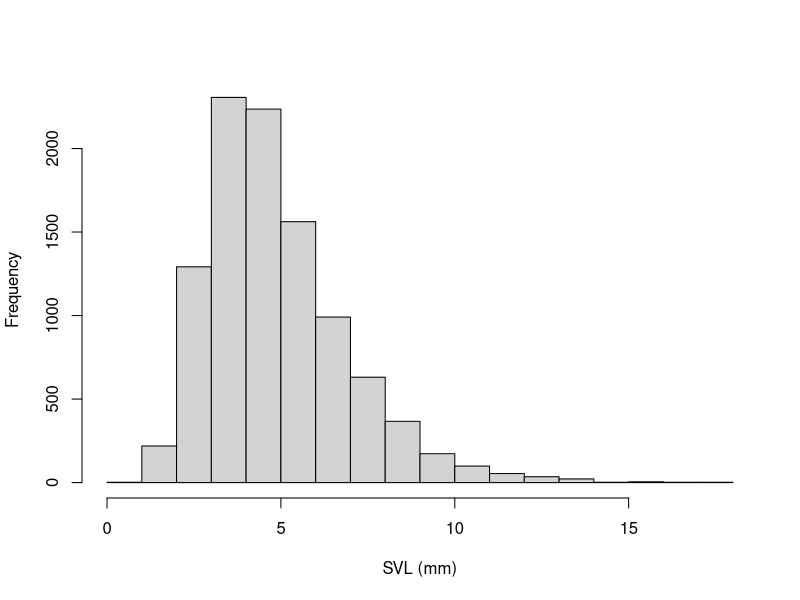
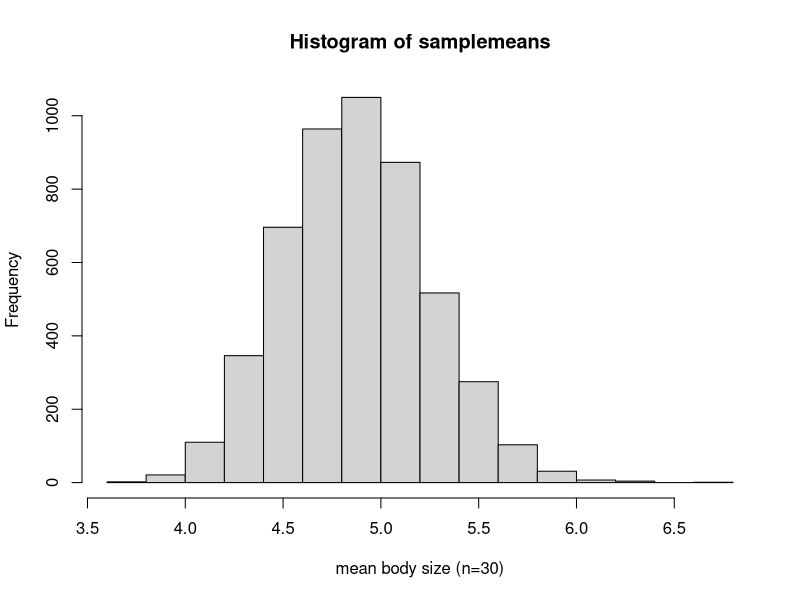
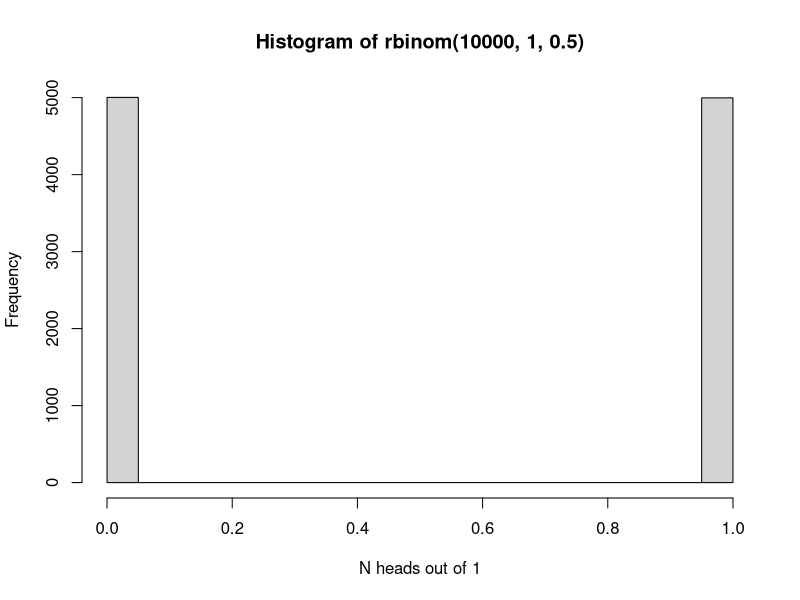
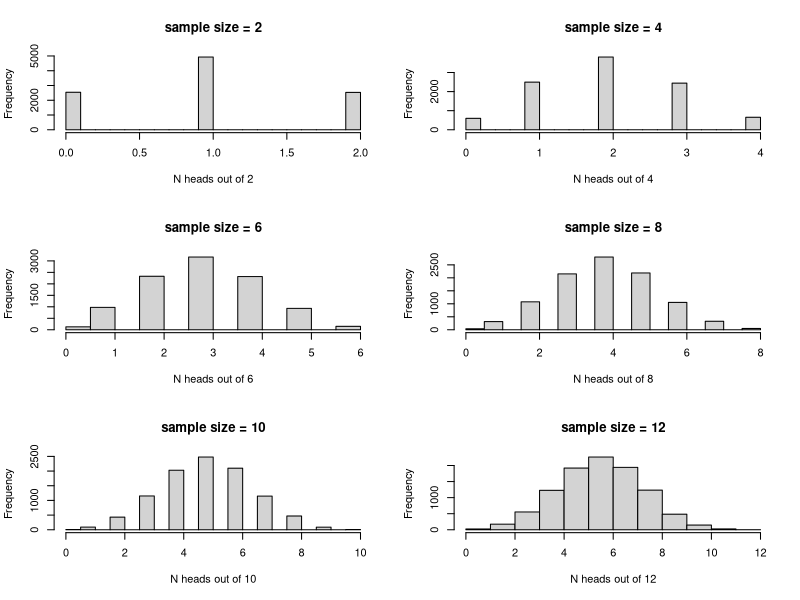
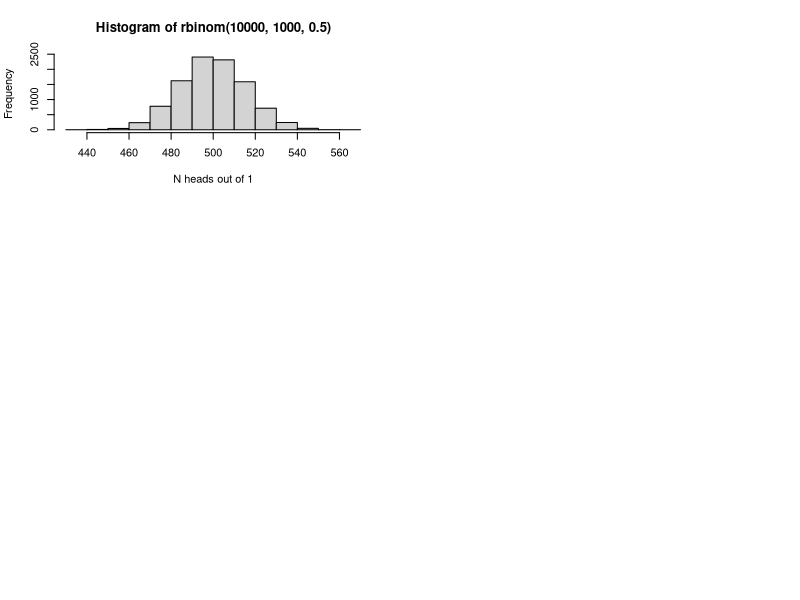
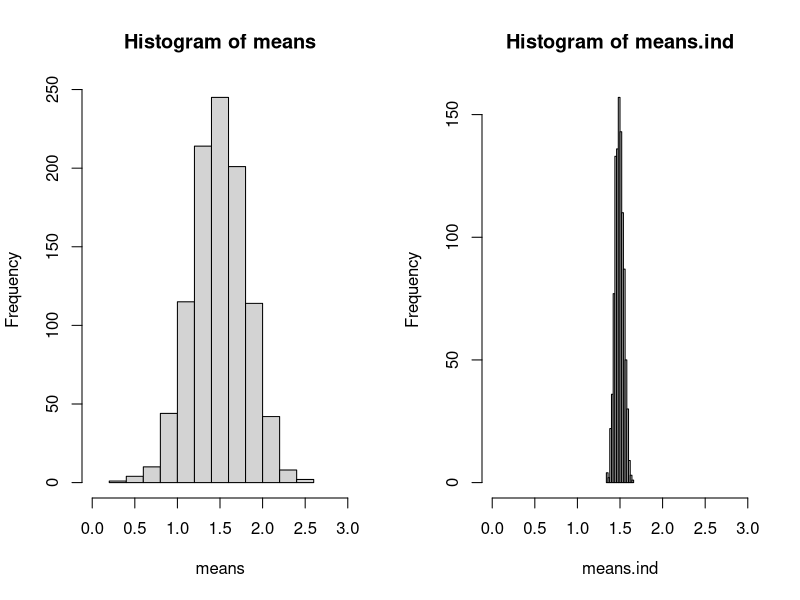
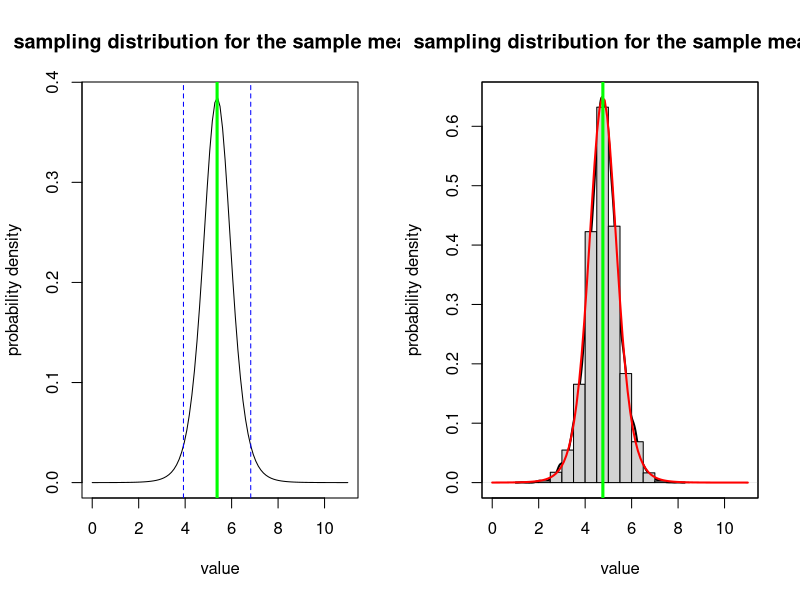
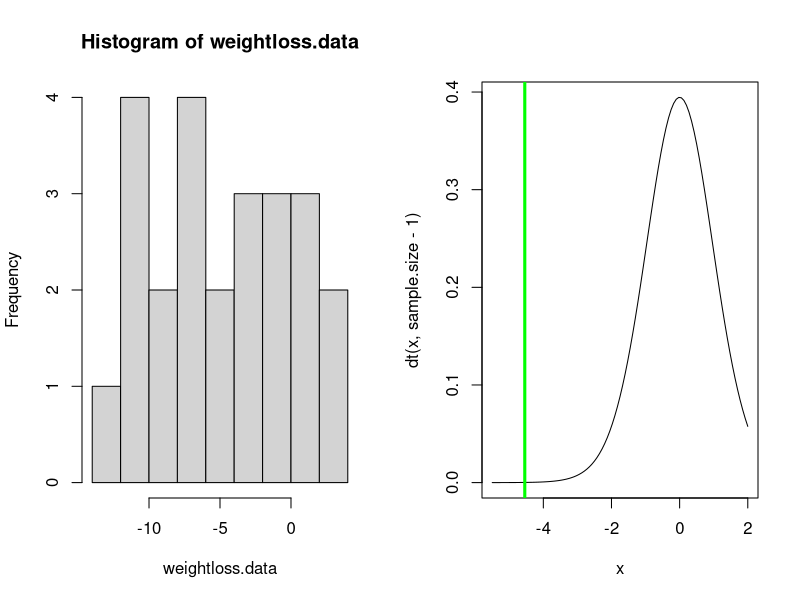

Generate these figures, in order, with R:
## ---- chunk 1

knitr::opts_chunk$set(echo = TRUE, cache = TRUE)

## ---- chunk 2

############################################################
####                                                    ####  
####  NRES 710, Lecture 1                               ####
####                                                    ####
####  Kevin Shoemaker and Ben Sullivan                  #### 
####  University of Nevada, Reno                        ####
####                                                    #### 
############################################################


############################################################
####  Basic Concepts of Probability and statistics      ####
############################################################


## ---- chunk 3

#### ALL FROGS IN CA

allfrogs.bodysize <- rlnorm(10000,1.5,0.4)        # statistical 'population'
hist(allfrogs.bodysize,main="",xlab="SVL (mm)")   # plot out histogram

truemean_SVL <- mean(allfrogs.bodysize)           # the 'parameter'
truemean_SVL 

## ---- chunk 4

mysample <- sample(allfrogs.bodysize,10)    # take sample of size 10 (10 frogs measured)
mean(mysample)   # compute the sample mean


## ---- chunk 5

mysample <- sample(allfrogs.bodysize,20)    # take sample of size 20 (20 frogs measured)
mean(mysample)   # compute the sample mean


## ---- chunk 6

lotsofsamples <- list()

for(s in 1:5000){
  lotsofsamples[[paste0("sample",s)]] <- sample(allfrogs.bodysize,30)    # take sample of size 30 (20 frogs measured)
}

lotsofsamples$sample1
lotsofsamples$sample99
lotsofsamples$sample732

## ---- chunk 7

samplemeans <- sapply(lotsofsamples,mean)

hist(samplemeans,xlab="mean body size (n=30)")

## ---- chunk 8

hist(rbinom(10000,1,.5),xlab="N heads out of 1")

## ---- chunk 9
par(mfrow=c(3,2))
for(i in seq(2,12,2)){
   hist(rbinom(10000,i,.5),main=paste0("sample size = ",i),xlab=sprintf("N heads out of %s",i)) 
}

## ---- chunk 10

hist(rbinom(10000,1000,.5),xlab="N heads out of 1")

## ---- chunk 11

# pseudoreplication demonstration

meansize.allfrogs <- 1.5    # population mean 
sdsize.allfrogs <- 0.5     # population sd
sdsize.amongpond <- 0.44   # standard deviation among ponds 

nponds <- 5000   # total number of ponds in the population
nfrogs.perpond <- 1000    # 1000 frogs in each pond


## ---- chunk 12

pondmeans <- rnorm(nponds,meansize.allfrogs,sdsize.amongpond)
 # hist(pondmeans)
allfrogs <- sapply(pondmeans, function(t) rnorm(nfrogs.perpond,t,sqrt(sdsize.allfrogs^2-sdsize.amongpond^2)) )
rownames(allfrogs) <- paste0("frog",1:(nfrogs.perpond))
colnames(allfrogs) <- paste0("pond",1:nponds)

  # confirm that population mean and standard deviation are as specified
sd(allfrogs)
mean(allfrogs)

## ---- chunk 13

nponds.sampled <- 2
nsamp.perpond <- 50 

ponds.sampled <- sample(1:nponds,nponds.sampled)
frogs.sampled <- replicate(nponds.sampled,sample(1:nfrogs.perpond,nsamp.perpond))

thissamp <- sapply(1:nponds.sampled,function(t) allfrogs[frogs.sampled[,t],ponds.sampled[t]])
rownames(thissamp) <- paste0("frog",1:(nsamp.perpond))
colnames(thissamp) <- paste0("pond",1:nponds.sampled)

head(thissamp)

## ---- chunk 14

test <- t.test(as.vector(thissamp),mu=1.5,alternative="greater")
test

## ---- chunk 15

means <- numeric(1000)
means.ind <- numeric(1000)

ttest <- numeric(1000)
ttest.ind <- numeric(1000)

for(scenario in 1:1000){
  ponds.sampled <- sample(1:nponds,nponds.sampled)
  frogs.sampled <- replicate(nponds.sampled,sample(1:nfrogs.perpond,nsamp.perpond))
  
  thissamp <- sapply(1:nponds.sampled,function(t) allfrogs[frogs.sampled[,t],ponds.sampled[t]])
  thissamp.ind <- matrix(sample(allfrogs,nsamp.perpond*nponds.sampled),ncol=nponds.sampled)
  
  means[scenario] <- mean(thissamp)
  means.ind[scenario] <- mean(thissamp.ind)
  
  test <- t.test(as.vector(thissamp),mu=1.5,alternative="greater")
  test.ind <- t.test(as.vector(thissamp.ind),mu=1.5,alternative="greater")
  
  ttest[scenario] <- test$p.value
  ttest.ind[scenario] <- test.ind$p.value
  
}



## ---- chunk 16

layout(matrix(1:2,nrow=1))
hist(means,xlim=c(0,3))
hist(means.ind,xlim=c(0,3))

length(which(ttest<0.05))/1000

length(which(ttest.ind<0.05))/1000

## ---- chunk 17

#######
# Sampling distribution: the sample mean

mysample <- c(4.1,3.5,3.7,6.6,8.0,5.4,7.3,4.4)
mysample
n <- length(mysample)    # sample size
sample.mean <- mean(mysample)  # sample mean
sample.stdev <- sd(mysample)   # sample standard deviation (r uses denominator of n-1 by default!)
std.error <- sample.stdev/sqrt(n) 

std.error 

## ---- chunk 18

sampdist <- function(x){dt((x-sample.mean)/std.error,n-1)}
curve(sampdist,0,11,ylab="probability density",xlab="value",main="sampling distribution for the sample mean!")
abline(v=sample.mean,col="green",lwd=3)
confint <- c(sample.mean+std.error*qt(0.025,n-1),sample.mean+std.error*qt(0.975,n-1))
abline(v=confint,col="blue",lty=2)

## ---- chunk 19

#######
# Sampling distribution: the sample mean #2 (brute force simulation version)

mysample <- c(4.1,1.5,3.7,6.6,8.0,4.5,5.3,4.4)
mysample
n <- length(mysample)    # sample size
sample.mean <- mean(mysample)  # sample mean
sample.stdev <- sd(mysample)   # sample standard deviation (r uses denominator of n-1 by default!)

simulated.samples <- list()
for(s in 1:10000){
  sd1 <- sqrt(sum((sample(mysample,length(mysample)-1,replace = T)-sample.mean)^2)/(length(mysample)-2))  # account for unknown standard deviation
  simulated.samples[[paste0("sample ",s)]] <- rnorm(n,sample.mean,sd1)
}
sampling.distribution <- sapply(simulated.samples,mean)

plot(density(sampling.distribution),xlim=c(0,11),ylab="probability density",xlab="value",main="sampling distribution for the sample mean!",lwd=2)    # plot the brute-force sampling distribution
hist(sampling.distribution,add=T,freq=F)
par(new=T)
curve(sampdist,0,11,xlim=c(0,11),xaxt="n",yaxt="n",xlab="",ylab="",col="red",lwd=2)  # official sampling distribution
abline(v=sample.mean,col="green",lwd=3)



## ---- chunk 20

## Paired t-test example:

weightloss.data <- c(-10.4,-11.6,3.9,1.5,-0.3,-3.5 -10.0,-6.7,-6.1,-2.4,-6.0,2.3,0.1,-4.1,-3.2, -11.3,-3.2,-9.3,-7.5,-5.7,-0.1,0.0,-9.8,1.0,-11.9)
hist(weightloss.data,breaks=7)
mean.weightloss <- mean(weightloss.data)
null.weightloss <- 0
stdev.weightloss <- sd(weightloss.data)
sample.size <- length(weightloss.data)
std.error <- stdev.weightloss/sqrt(sample.size)

t.statistic <- (mean.weightloss-null.weightloss)/std.error
t.statistic

curve(dt(x,sample.size-1),-5.5,2)
abline(v=t.statistic,col="green",lwd=3)

t.crit <- qt(0.05,sample.size-1)    # 'critical value' of the t statistic- you can reject the null if your value is more extreme than this!

p=pt(t.statistic,sample.size-1)    # p value
p    # this is the p value


####### Alternative: use R's built in t test

t.test(weightloss.data,alternative = "less")   # should get the same p=value!

## ---- chunk 21

### confidence interval for weight loss data

# summary(weightloss.data)
# 
# mean.weightloss    # mean weight loss
# std.error          # standard error of weight loss

curve(dt(x,sample.size),-4,4,xaxt="n",xlab="weight loss",ylab="probability density")
axis(1,at=seq(-4,4,2),labels = round(mean.weightloss+std.error*seq(-4,4,2),1) )
abline(v=0,col="blue",lwd=3)

t.crit <- qt(0.975,sample.size-1)    # for 95% confidence interval

abline(v=-1*t.crit,col="red",lty=2)
abline(v=1*t.crit,col="red",lty=2)

lower.bound <- mean.weightloss - t.crit*std.error
upper.bound <- mean.weightloss + t.crit*std.error

lower.bound

upper.bound

## ---- chunk 22

## Chi squared example

birthdays.bymonth <- c(40,23,33,39,28,29,45,31,22,34,44,20)
months <- c("Jan","Feb","Mar","Apr","May","Jun","Jul","Aug","Sep","Oct","Nov","Dec")
names(birthdays.bymonth) <- months

sample.size <- sum(birthdays.bymonth)
k = length(birthdays.bymonth)   # number of categories (months)
exp.birthdays.bymonth <- sample.size*rep(1/k,times=k)

Chisq.stat <- sum((birthdays.bymonth-exp.birthdays.bymonth)^2/exp.birthdays.bymonth)
Chisq.stat


## View the summary statistic along with its sampling distribution under the null hypothesis

curve(dchisq(x,k-1),0,75)
abline(v=Chisq.stat,col="green",lwd=3)

p <- 1-pchisq(Chisq.stat,k-1)
p


### use R's built in chi squared function

chisq.test(birthdays.bymonth)     # should get the same p value!


## ---- chunk 23

## Z test  (Ben Sullivan example)

df <- read.csv("GSW_height.csv")
GSWheight <- df$Height
GSWheight
mean.gsw <- mean(GSWheight)
sd.gsw <- sd(GSWheight) 
sd.pop <- 4
mean.pop <- 79
n <- length(GSWheight)
s.e. <- sd.pop/sqrt(n)



null.height <- mean.pop

z.statistic <- (mean.gsw-null.height)/s.e.
z.statistic

curve(dnorm(x),-3,3)    # we assume that the z statistic is normally distributed- standard normal!
abline(v=z.statistic,col="green",lwd=3)

p <- 1-pnorm(z.statistic)    # is the p value enough evidence to tell you that GSW players are taller than the NBA average??
p       

pnorm(z.statistic)

## ---- chunk 24

#################
# Probability distributions

mean <- 5
rpois(10,mean)    # the random numbers have no decimal component

             # plot a discrete distribution!
xvals <- seq(0,15,1)
probs <- dpois(xvals,lambda=mean)
names(probs) <- xvals
               
barplot(probs,ylab="Probability",main="Poisson distribution (discrete)")

barplot(cumsum(probs),ylab="Cumulative Probability",main="Poisson distribution (discrete)")   # cumulative distribution

sum(probs)   # just to make sure it sums to 1!  Does it??? 

## ---- chunk 25

#########
# continuous distributions

shape1 = 0.5
shape2 = 0.5

rbeta(10,shape1,shape2)

curve(dbeta(x,shape1,shape2))   # probability density

curve(pbeta(x,shape1,shape2))   # cumulative distribution

integrate(f=dbeta,lower=0,upper=1,shape1=shape1,shape2=shape2)    # just to make sure it integrates to 1!!

## ---- chunk 26

##########
# Binomial

size <- 10
prob <- 0.3
rbinom(10,size,prob)

xvals <- seq(0,size,1)
probs <- dbinom(xvals,size,prob)
names(probs) <- xvals
               
barplot(probs,ylab="Probability",main="Binomial distribution")

barplot(cumsum(probs),ylab="Cumulative Probability",main="Binomial distribution")   # cumulative distribution

sum(probs)   # just to make sure it sums to 1!  Does it???

## ---- chunk 27

#########
# Gaussian

mean = 7.1
stdev = 1.9

rnorm(10,mean,stdev)

curve(dnorm(x,mean,stdev),0,15)   # probability density

curve(pnorm(x,mean,stdev),0,15)   # cumulative distribution

integrate(f=dnorm,lower=-Inf,upper=Inf,mean=mean,sd=stdev)    # just to make sure it integrates to 1!!


## ---- chunk 28

#########
# t distribution

df = 6

rt(10,df)     # random numbers from the t distribution (not sure why you would ever want this!)

curve(dt(x,df),-4,4)   # probability density

curve(pt(x,df),-4,4)   # cumulative distribution

integrate(f=dt,lower=-Inf,upper=Inf,df=df)    # just to make sure it integrates to 1!!


## ---- chunk 29

#########
# Chi-squared distribution

df = 6

rchisq(10,df)     # random numbers from the t distribution (not sure why you would ever want this!)

curve(dchisq(x,df),0,15)   # probability density

curve(pchisq(x,df),0,15)   # cumulative distribution

integrate(f=dchisq,lower=0,upper=Inf,df=df)    # just to make sure it integrates to 1!!
